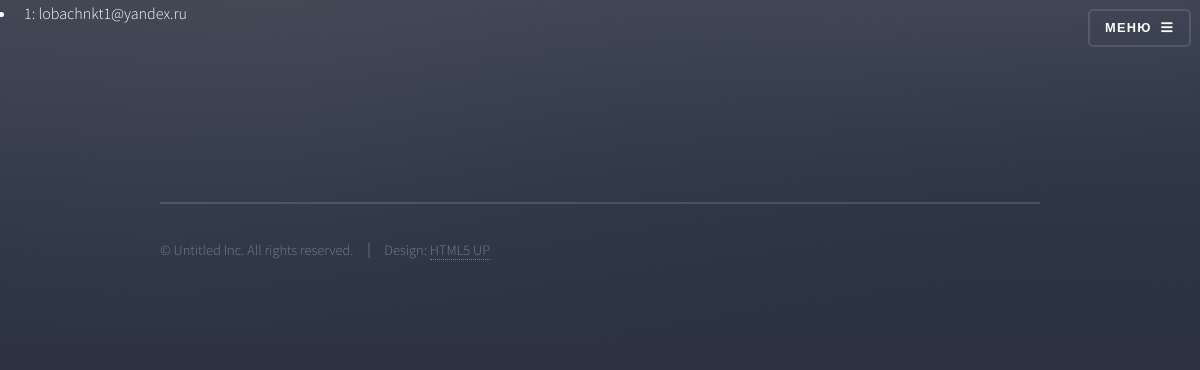
The page /users (signed in) on the database as committed earlier.
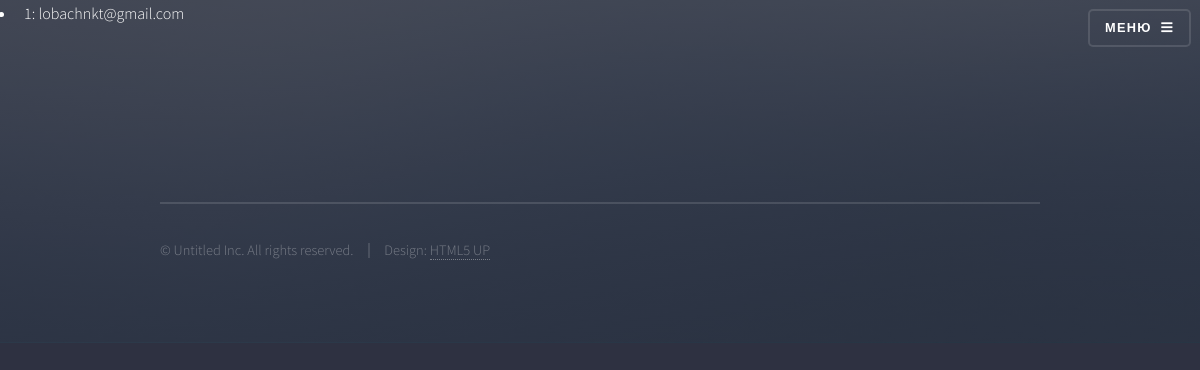
The same page on the database as committed later.
### models.py (models this page shows, shortened)
class User(db.Model, UserMixin):
    __tablename__ = "users"
    id = db.Column(db.Integer, primary_key=True)
    fs_uniquifier = db.Column(db.String(64), unique=True, nullable=False)
    us_totp_secrets = db.Column(db.Text, nullable=True)
    us_phone_number = db.Column(db.String(128), nullable=True)
    email = db.Column(db.String(255), nullable=False, unique=True)
    username = db.Column(db.String(255), unique=True, nullable=True)
    password = db.Column(db.String(255), nullable=False)
    last_login_at = db.Column(db.DateTime)
    last_login_ip = db.Column(db.String(100))
    current_login_at = db.Column(db.DateTime())
    current_login_ip = db.Column(db.String(100))
    active = db.Column(db.Boolean())
    login_count = db.Column(db.Integer)
    confirmed_at = db.Column(db.DateTime)
    first_name = db.Column(db.String(255), nullable=True)
    last_name = db.Column(db.String(255), nullable=True)
    create_datetime = db.Column(db.DateTime, nullable=False, server_default=func.now())
    update_datetime = db.Column(
        db.DateTime,
        nullable=False,
        server_default=func.now(),
        onupdate=datetime.utcnow,
    )
    roles = db.relationship(
        "Role", secondary="roles_users", backref=db.backref("users", lazy="dynamic")
    )

### app.py (the view)
@app.route('/users')
@login_required
def users():
    page_title = "Список пользователей"
    user_list_db = UserSubmit.query.all()
    return render_template("users.j2", users=User.query.all())

### templates/users.j2
{% extends "base.j2" %}
{% block content %}
          <section id="wrapper">
            <div class="inner">
              <ul>
                {% for user in users %}
                  <li>{{ user.id }}: {{ user.name }} {{ user.email }} {{ user.message }}</li>
                {% endfor %}
              </ul>
            </div>
          </section>
{% endblock %}

Rows that differ between the two databases and show on the page:
changed User id 1: email "lobachnkt1@yandex.ru" → "lobachnkt@gmail.com"
